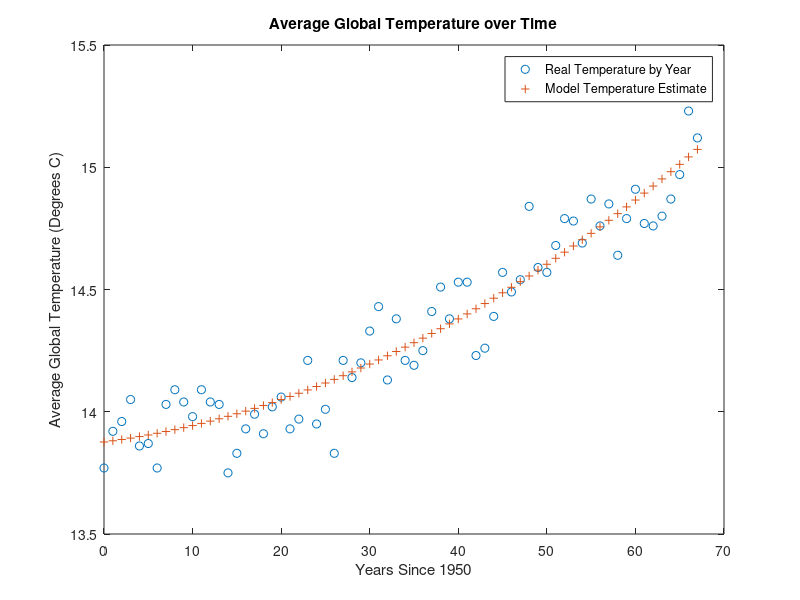
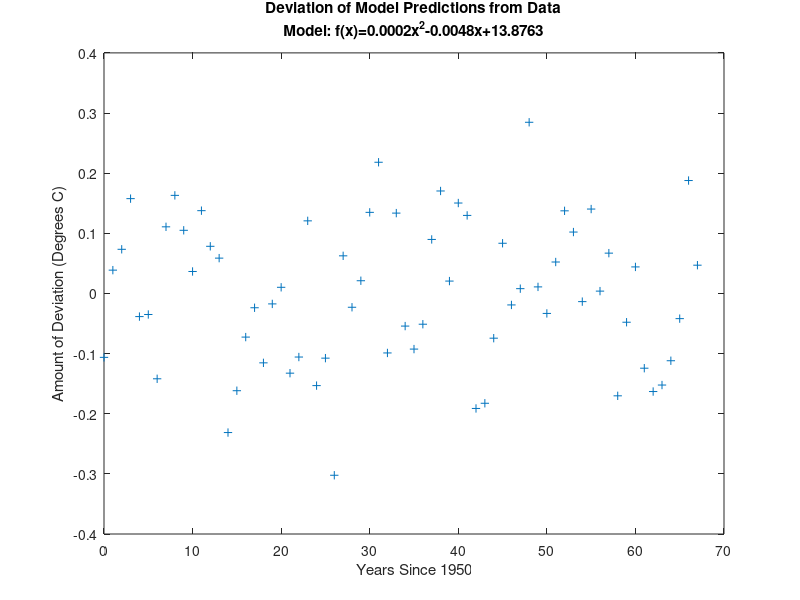

The MATLAB source for these figures, in order:
clear all
A = importdata('data.dat');

t = A(:,1);
y = A(:,2);
plot(t, y, 'o');
title('Average Global Temperature over Time');
xlabel('Years Since 1950');
ylabel('Average Global Temperature (Degrees C)');

p = polyfit(t, y, 2);

hold on

yt = polyval(p, t);
plot(t, yt, '+')
legend('Real Temperature by Year', 'Model Temperature Estimate')

hold off

t2 = 0:0.1;
y2 = polyval(p, t2);
% figure
% plot(t, y, 'o', t2, y2);
% title('title 2');

y3 = polyval(p, t);
res = y - y3;
figure
plot(t, res, '+');
title({'Deviation of Model Predictions from Data', 'Model: f(x)=0.0002x^2-0.0048x+13.8763'});
xlabel('Years Since 1950')
ylabel('Amount of Deviation (Degrees C)')
